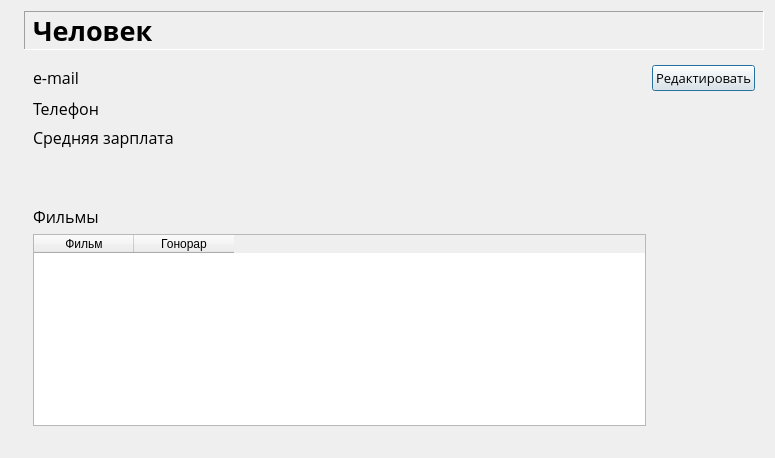
<?xml version="1.0" encoding="UTF-8"?>
<ui version="4.0">
 <class>Form</class>
 <widget class="QWidget" name="Form">
  <property name="geometry">
   <rect>
    <x>0</x>
    <y>0</y>
    <width>775</width>
    <height>458</height>
   </rect>
  </property>
  <property name="sizePolicy">
   <sizepolicy hsizetype="Preferred" vsizetype="Preferred">
    <horstretch>0</horstretch>
    <verstretch>0</verstretch>
   </sizepolicy>
  </property>
  <property name="minimumSize">
   <size>
    <width>0</width>
    <height>0</height>
   </size>
  </property>
  <property name="windowTitle">
   <string>Form</string>
  </property>
  <layout class="QFormLayout" name="formLayout">
   <item row="0" column="0">
    <widget class="QLabel" name="logo">
     <property name="text">
      <string/>
     </property>
     <property name="pixmap">
      <pixmap>images/logo3.png</pixmap>
     </property>
     <property name="scaledContents">
      <bool>false</bool>
     </property>
    </widget>
   </item>
   <item row="0" column="1">
    <widget class="QLabel" name="label_12">
     <property name="font">
      <font>
       <family>Proxima Nova</family>
       <pointsize>20</pointsize>
       <weight>75</weight>
       <bold>true</bold>
      </font>
     </property>
     <property name="frameShape">
      <enum>QFrame::Panel</enum>
     </property>
     <property name="frameShadow">
      <enum>QFrame::Sunken</enum>
     </property>
     <property name="text">
      <string>Человек</string>
     </property>
    </widget>
   </item>
   <item row="1" column="1">
    <widget class="QWidget" name="widget" native="true">
     <property name="sizePolicy">
      <sizepolicy hsizetype="Preferred" vsizetype="Preferred">
       <horstretch>0</horstretch>
       <verstretch>0</verstretch>
      </sizepolicy>
     </property>
     <layout class="QGridLayout" name="gridLayout_2">
      <item row="7" column="0">
       <widget class="QTableWidget" name="tableWidget">
        <column>
         <property name="text">
          <string>Фильм</string>
         </property>
        </column>
        <column>
         <property name="text">
          <string>Гонорар</string>
         </property>
        </column>
       </widget>
      </item>
      <item row="6" column="0">
       <widget class="QLabel" name="label_7">
        <property name="font">
         <font>
          <family>Open Sans</family>
          <pointsize>12</pointsize>
         </font>
        </property>
        <property name="frameShape">
         <enum>QFrame::NoFrame</enum>
        </property>
        <property name="frameShadow">
         <enum>QFrame::Raised</enum>
        </property>
        <property name="text">
         <string>Фильмы</string>
        </property>
       </widget>
      </item>
      <item row="3" column="0">
       <widget class="QLabel" name="label_5">
        <property name="font">
         <font>
          <family>Open Sans</family>
          <pointsize>12</pointsize>
         </font>
        </property>
        <property name="text">
         <string>Телефон</string>
        </property>
       </widget>
      </item>
      <item row="0" column="0">
       <widget class="QLabel" name="label_4">
        <property name="sizePolicy">
         <sizepolicy hsizetype="Fixed" vsizetype="Fixed">
          <horstretch>0</horstretch>
          <verstretch>0</verstretch>
         </sizepolicy>
        </property>
        <property name="font">
         <font>
          <family>Open Sans</family>
          <pointsize>12</pointsize>
         </font>
        </property>
        <property name="frameShape">
         <enum>QFrame::NoFrame</enum>
        </property>
        <property name="frameShadow">
         <enum>QFrame::Plain</enum>
        </property>
        <property name="text">
         <string>e-mail</string>
        </property>
       </widget>
      </item>
      <item row="4" column="0">
       <widget class="QLabel" name="label">
        <property name="font">
         <font>
          <family>Open Sans</family>
          <pointsize>12</pointsize>
         </font>
        </property>
        <property name="text">
         <string>Средняя зарплата</string>
        </property>
       </widget>
      </item>
      <item row="5" column="0">
       <spacer name="verticalSpacer">
        <property name="orientation">
         <enum>Qt::Vertical</enum>
        </property>
        <property name="sizeHint" stdset="0">
         <size>
          <width>20</width>
          <height>20</height>
         </size>
        </property>
       </spacer>
      </item>
      <item row="0" column="1">
       <widget class="QPushButton" name="pushButton">
        <property name="sizePolicy">
         <sizepolicy hsizetype="Fixed" vsizetype="Fixed">
          <horstretch>0</horstretch>
          <verstretch>0</verstretch>
         </sizepolicy>
        </property>
        <property name="font">
         <font>
          <family>Open Sans</family>
          <pointsize>10</pointsize>
         </font>
        </property>
        <property name="text">
         <string>Редактировать</string>
        </property>
        <property name="default">
         <bool>true</bool>
        </property>
        <property name="flat">
         <bool>false</bool>
        </property>
       </widget>
      </item>
     </layout>
    </widget>
   </item>
   <item row="2" column="1">
    <widget class="Line" name="line_8">
     <property name="orientation">
      <enum>Qt::Vertical</enum>
     </property>
    </widget>
   </item>
   <item row="3" column="1">
    <widget class="Line" name="line_7">
     <property name="orientation">
      <enum>Qt::Vertical</enum>
     </property>
    </widget>
   </item>
  </layout>
 </widget>
 <resources/>
 <connections/>
</ui>
